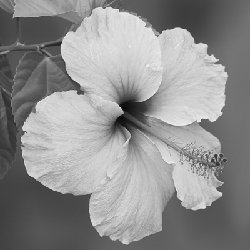
#> input picture DIVP/Images/hibiscus.tif, 250 x 250 px, found by its file name
$ python dct.py
#> lines starting #> are read from the running program, lines starting #| are printed output that depends on the picture
from cv2 import cv2
import numpy as np
from matplotlib import pyplot as plt

# Reading the input image
img = cv2.imread('Images/hibiscus.tif', 0)
#> img is the input picture: shape (250, 250); min 3, max 244, mean 142.7

imf = np.float32(img)  # float conversion
dct1 = cv2.dct(imf)              # the dct
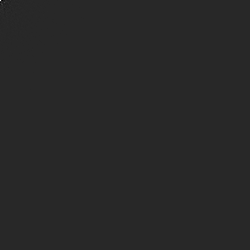
#> dct1: shape (250, 250) float32; min -6716.1, max 35680.2, mean 0.5; drawn with min black and max white
dct = np.uint8(dct1)    # convert back to int
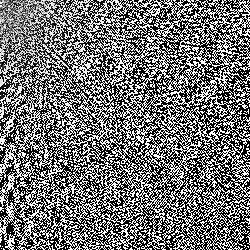
#> dct: shape (250, 250); min 0, max 255, mean 115.7

idct = cv2.idct(dct1)         # take idct

error = imf - idct
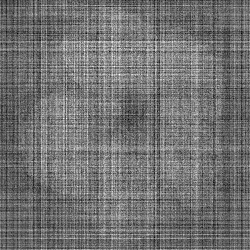
#> error: shape (250, 250) float32; min -0.000153, max 0.000305, mean 5.16e-05; drawn with min black and max white

idct = np.uint8(idct)  #convert back to int
error = np.uint8(error)
#> error: shape (250, 250); every value is 0

plt.subplot(2, 3, 1),plt.imshow(img, 'gray'),plt.title('Original Image')
plt.subplot(2, 3, 2),plt.imshow(dct, 'gray'),plt.title('DCT of Image')
plt.subplot(2, 3, 3),plt.imshow(idct, 'gray'),plt.title('IDCT of Image')
plt.subplot(2, 3, 4), plt.hist(img.ravel(),256,[0,256]),plt.title('Histogram of Original Image')
plt.subplot(2, 3, 5), plt.hist(dct.ravel(),256,[0,256]),plt.title('Histogram of DCT of Image')
plt.subplot(2, 3, 6), plt.hist(idct.ravel(),256,[0,256]),plt.title('Histogram of IDCT of Image')
plt.show()
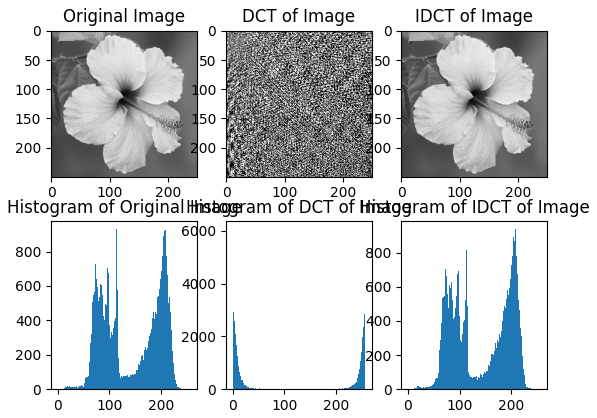
#> figure drawn by matplotlib, 6 panels; panel 4: tallest bar 930 high, from x = 113 to 114; panel 5: tallest bar 6059 high, from x = 0 to 1; panel 6: tallest bar 937 high, from x = 207 to 208

plt.imshow(error , cmap=plt.cm.gray)
plt.title("Error between original and after taking IDCT")
plt.show()

$ run again, with DIVP/Images/board.tif copied over DIVP/Images/hibiscus.tif
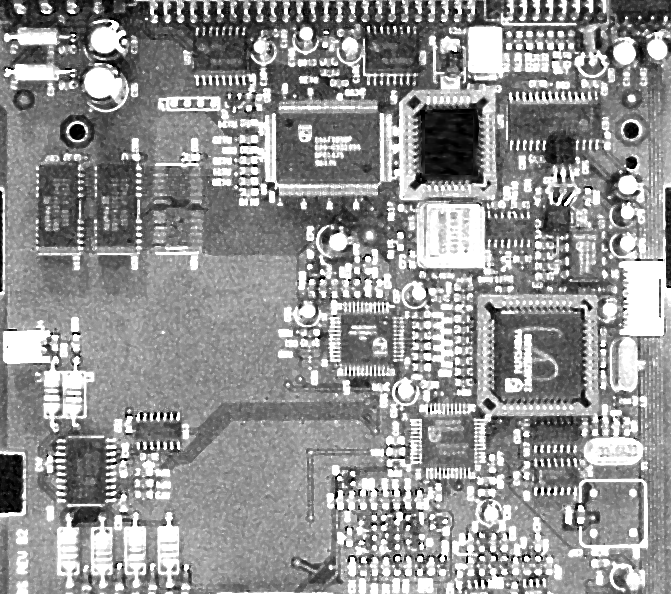
#> input picture DIVP/Images/board.tif, 671 x 594 px, found by its file name
#> img is the input picture: shape (594, 671); min 0, max 255, mean 146.4
#> `dct = np.uint8(dct1)`:
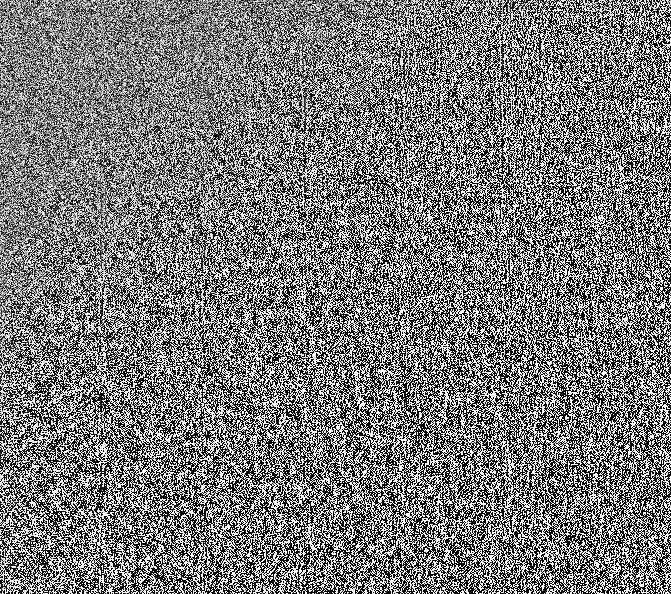
#> dct: shape (594, 671); min 0, max 255, mean 121.9
#> `error = imf - idct`:
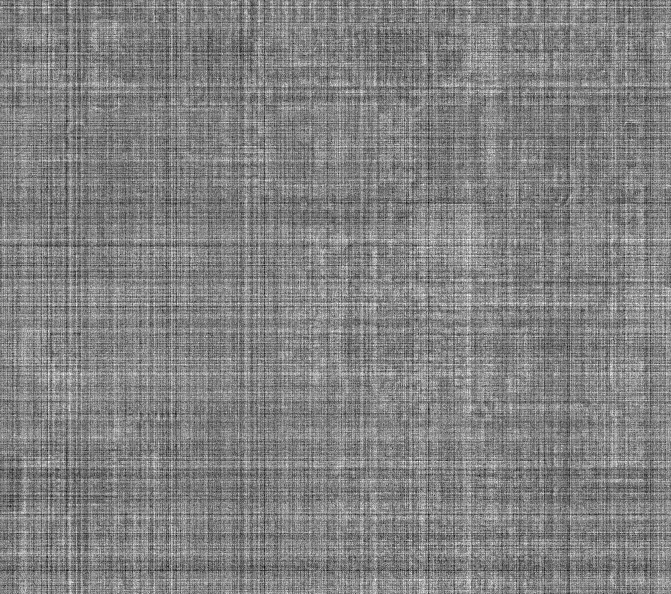
#> error: shape (594, 671) float32; min -0.000229, max 0.000259, mean 1.94e-05; drawn with min black and max white

$ run again, with DIVP/Images/dct.tif copied over DIVP/Images/hibiscus.tif
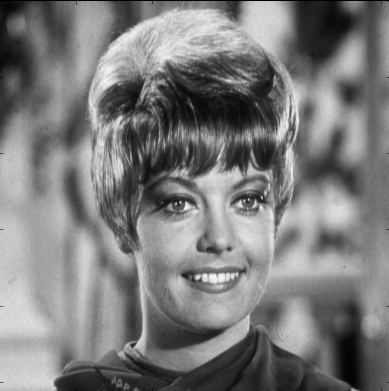
#> input picture DIVP/Images/dct.tif, 389 x 391 px, found by its file name
#> img is the input picture: shape (391, 389); min 0, max 250, mean 123.4
#> `dct = np.uint8(dct1)`:
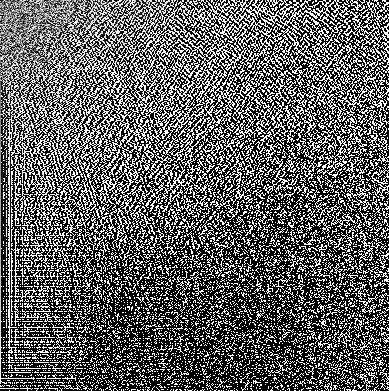
#> dct: shape (391, 389); min 0, max 255, mean 96.4
#> `error = imf - idct`:
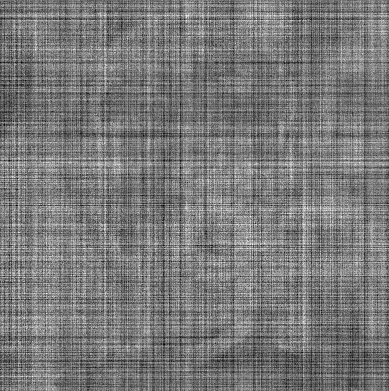
#> error: shape (391, 389) float32; min -0.000187, max 0.000214, mean 4.12e-06; drawn with min black and max white
